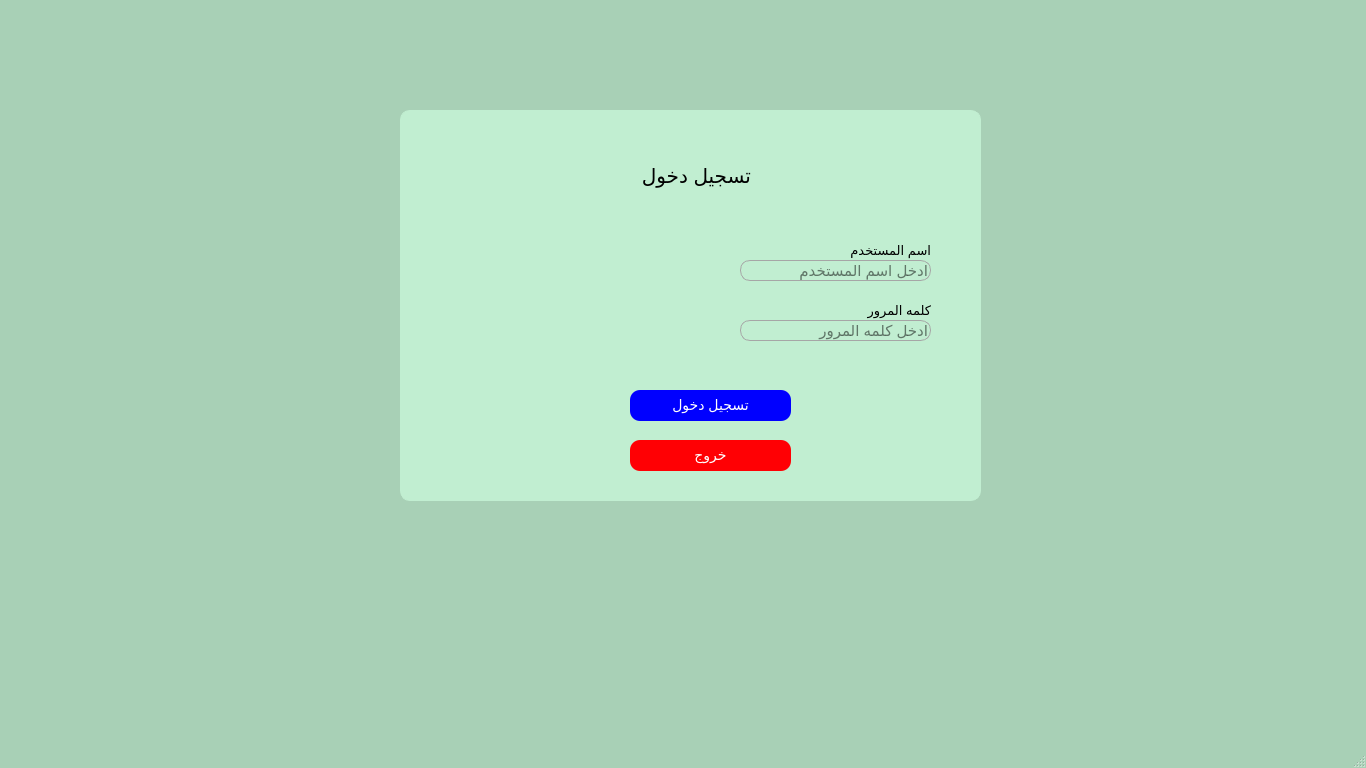
<?xml version="1.0" encoding="UTF-8"?>
<ui version="4.0">
 <class>login_screen</class>
 <widget class="QMainWindow" name="login_screen">
  <property name="geometry">
   <rect>
    <x>0</x>
    <y>0</y>
    <width>1366</width>
    <height>768</height>
   </rect>
  </property>
  <property name="windowTitle">
   <string>Icom v-1.0</string>
  </property>
  <property name="windowIcon">
   <iconset>
    <normaloff>icons/icon.png</normaloff>icons/icon.png</iconset>
  </property>
  <property name="styleSheet">
   <string notr="true">.QMainWindow{
	background-color:#A8D0B6;
}</string>
  </property>
  <widget class="QWidget" name="centralwidget">
   <widget class="QLabel" name="label_2">
    <property name="geometry">
     <rect>
      <x>400</x>
      <y>110</y>
      <width>581</width>
      <height>391</height>
     </rect>
    </property>
    <property name="styleSheet">
     <string notr="true">.QLabel{
	border:1px solid rgb(193, 238, 209);
	background-color:rgb(193, 238, 209);
	opacity:1;
	border-radius:10px;
}</string>
    </property>
    <property name="text">
     <string/>
    </property>
   </widget>
   <widget class="QLabel" name="label">
    <property name="geometry">
     <rect>
      <x>640</x>
      <y>160</y>
      <width>111</width>
      <height>31</height>
     </rect>
    </property>
    <property name="styleSheet">
     <string notr="true">.QLabel{
	font-size:20px;
}</string>
    </property>
    <property name="text">
     <string>تسجيل دخول</string>
    </property>
   </widget>
   <widget class="QLineEdit" name="lineEdit">
    <property name="geometry">
     <rect>
      <x>740</x>
      <y>260</y>
      <width>191</width>
      <height>21</height>
     </rect>
    </property>
    <property name="styleSheet">
     <string notr="true">.QLineEdit{
	background-color:rgb(193, 238, 209);
	border:1px solid rgb(166, 166, 166);
	border-radius:10px;
	font-size:15px;
}</string>
    </property>
    <property name="placeholderText">
     <string>ادخل اسم المستخدم</string>
    </property>
   </widget>
   <widget class="QLineEdit" name="lineEdit_2">
    <property name="geometry">
     <rect>
      <x>740</x>
      <y>320</y>
      <width>191</width>
      <height>21</height>
     </rect>
    </property>
    <property name="styleSheet">
     <string notr="true">.QLineEdit{
	background-color:rgb(193, 238, 209);
	border:1px solid rgb(166, 166, 166);
	border-radius:10px;
	font-size:15px;
}</string>
    </property>
    <property name="maxLength">
     <number>32766</number>
    </property>
    <property name="echoMode">
     <enum>QLineEdit::Password</enum>
    </property>
    <property name="placeholderText">
     <string>ادخل كلمه المرور</string>
    </property>
   </widget>
   <widget class="QPushButton" name="pushButton">
    <property name="geometry">
     <rect>
      <x>630</x>
      <y>390</y>
      <width>161</width>
      <height>31</height>
     </rect>
    </property>
    <property name="styleSheet">
     <string notr="true">.QPushButton{
	background-color:rgb(0, 0, 255);
	color:#fff;
	border-radius:10px;
	font-size:14px;
}
.QPushButton:hover{
	background-color:rgb(0, 0, 154);
	color:#fff;
	border-radius:10px;
	font-size:14px;
}</string>
    </property>
    <property name="text">
     <string>تسجيل دخول</string>
    </property>
   </widget>
   <widget class="QPushButton" name="pushButton_2">
    <property name="geometry">
     <rect>
      <x>630</x>
      <y>440</y>
      <width>161</width>
      <height>31</height>
     </rect>
    </property>
    <property name="styleSheet">
     <string notr="true">.QPushButton{
	background-color:rgb(255, 0, 4);
	color:#fff;
	border-radius:10px;
	font-size:14px;
}
.QPushButton:hover{
	background-color:#A20000;
	color:#fff;
	border-radius:10px;
	font-size:14px;
}</string>
    </property>
    <property name="text">
     <string>خروج</string>
    </property>
   </widget>
   <widget class="QLabel" name="label_3">
    <property name="geometry">
     <rect>
      <x>840</x>
      <y>240</y>
      <width>91</width>
      <height>20</height>
     </rect>
    </property>
    <property name="styleSheet">
     <string notr="true">.QLabel{
	font-size:13px;
}</string>
    </property>
    <property name="text">
     <string>اسم المستخدم</string>
    </property>
   </widget>
   <widget class="QLabel" name="label_4">
    <property name="geometry">
     <rect>
      <x>840</x>
      <y>300</y>
      <width>91</width>
      <height>20</height>
     </rect>
    </property>
    <property name="styleSheet">
     <string notr="true">.QLabel{
	font-size:13px;
}</string>
    </property>
    <property name="text">
     <string>كلمه المرور</string>
    </property>
   </widget>
   <widget class="QLabel" name="label_5">
    <property name="geometry">
     <rect>
      <x>460</x>
      <y>240</y>
      <width>141</width>
      <height>121</height>
     </rect>
    </property>
    <property name="text">
     <string/>
    </property>
    <property name="pixmap">
     <pixmap>icons/icon.png</pixmap>
    </property>
    <property name="scaledContents">
     <bool>true</bool>
    </property>
   </widget>
  </widget>
  <widget class="QMenuBar" name="menubar">
   <property name="geometry">
    <rect>
     <x>0</x>
     <y>0</y>
     <width>1366</width>
     <height>21</height>
    </rect>
   </property>
  </widget>
  <widget class="QStatusBar" name="statusbar"/>
 </widget>
 <resources/>
 <connections/>
</ui>
